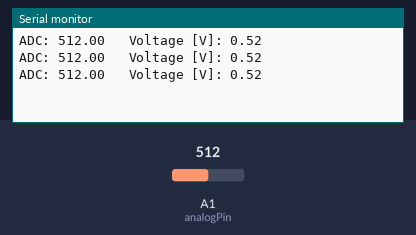
Bench run of a sketch on a simulated Arduino Uno, built with avr-gcc and run on an emulated ATmega328P. On the bench: the last lines printed to the serial monitor. The inputs (shaded band) are chosen by the test bench; at power-on: A1 (analogPin) = 512.

Above: at 1.3 s.
1.4 s: A1 (analogPin) set to 716
At 1.9 s:
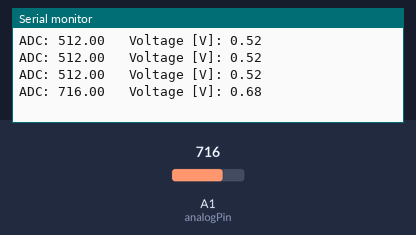
2.9 s: A1 (analogPin) set to 900
At 3.4 s:
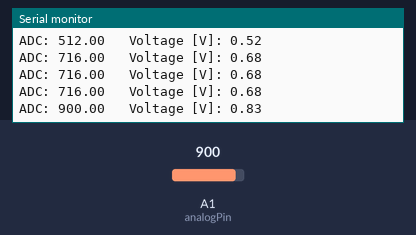
Timing chart, 0 to 5.9 s (numbered marks = the images above; inputs shaded):
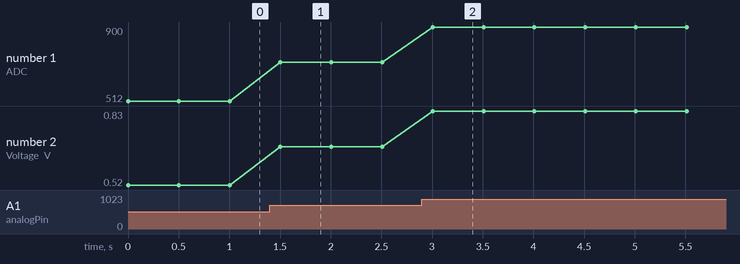

The sketch:

sketch_dec03b_potenziometro.ino
```cpp
/*
 * Potentiometer calibration code
 */
int analogPin = 15;
float val;
float volt;


void setup() {
Serial.begin(9600);
pinMode(analogPin, INPUT);
}

void loop() {
  val = analogRead(analogPin);
 Serial.print("ADC: ");
 volt = 0.5 + 2 * (val - 493)/(2990 - 493);
 Serial.print(val);
 Serial.print("   Voltage [V]: ");
 Serial.println(volt);


  delay(500);
}
```

Measured:
- after the input at 1.4 s, the serial monitor: prints a new line after 0.10 s (image 1)
- after the input at 2.9 s, the serial monitor: prints a new line after 0.11 s (image 2)
- plotted number 1: 512 → 716 after the input at 1.4 s, 716 → 900 after the input at 2.9 s
- plotted number 2: 0.52 → 0.68 after the input at 1.4 s, 0.68 → 0.83 after the input at 2.9 s
